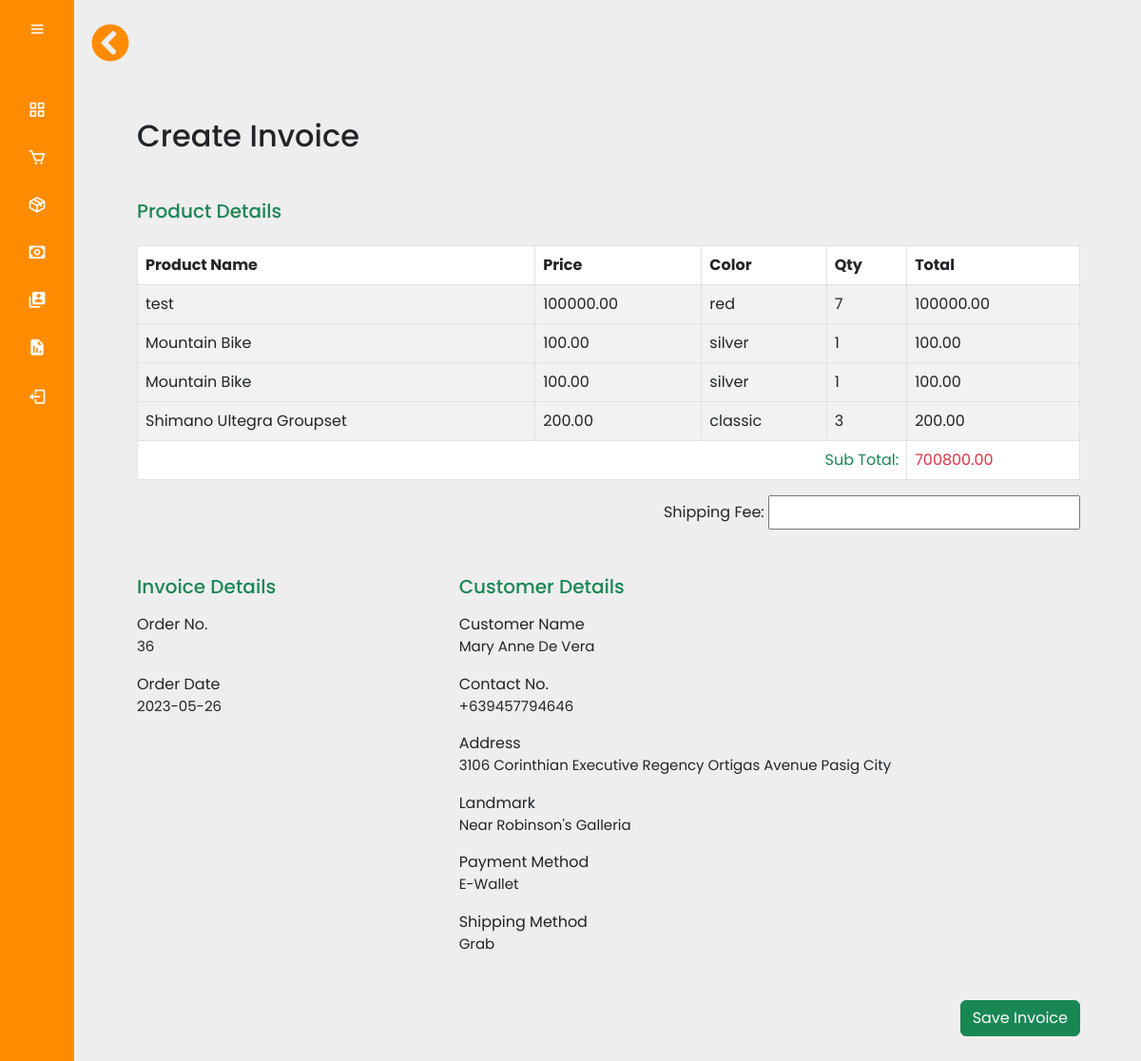
The app's page /admin/create_invoice.php?order_id=36 (signed in) with its own data.
### tables this page shows
CREATE TABLE `order_items` (
  `item_id` int(11) NOT NULL,
  `order_id` int(11) NOT NULL,
  `product_id` varchar(255) NOT NULL,
  `product_name` varchar(255) NOT NULL,
  `product_color` varchar(250) NOT NULL,
  `product_image` varchar(255) NOT NULL,
  `product_price` decimal(10,2) NOT NULL,
  `product_quantity` int(11) NOT NULL,
  `user_id` int(11) NOT NULL,
  `order_date` datetime NOT NULL DEFAULT current_timestamp()
);

CREATE TABLE `orders` (
  `order_id` int(11) NOT NULL,
  `order_cost` decimal(10,2) NOT NULL,
  `order_status` varchar(100) NOT NULL DEFAULT 'on_hold',
  `user_name` varchar(250) NOT NULL,
  `user_email` text NOT NULL,
  `user_id` int(11) NOT NULL,
  `user_phone` bigint(20) NOT NULL,
  `user_city` varchar(255) NOT NULL,
  `user_address` text NOT NULL,
  `user_landmark` text NOT NULL,
  `location_link` text NOT NULL,
  `payment_method` varchar(20) NOT NULL,
  `shipping_method` varchar(250) NOT NULL,
  `payment_image` varchar(250) NOT NULL,
  `order_date` date NOT NULL DEFAULT current_timestamp(),
  `shipping_fee` decimal(6,2) NOT NULL
);

### admin/create_invoice.php (the view, shortened to what this page needs)
<?php include('header.php'); ?>
<?php include('security.php');
include('sidemenu.php'); ?>
<?php
if(isset($_GET['order_id'])){
    $order_id = $_GET['order_id'];
    $stmt = $conn->prepare("SELECT * FROM orders WHERE order_id = ?");
    $stmt->bind_param("i", $order_id);
    $stmt->execute();
    $orders = $stmt->get_result();
    $stmt1 = $conn->prepare("SELECT * FROM order_items WHERE order_id = ?");
    $stmt1->bind_param("i", $order_id);
    $stmt1->execute();
    $order_items = $stmt1->get_result();
}else if(isset($_POST['invoice_submit'])){
    $order_id = $_POST['order_id'];
    $shipping_fee = $_POST['shipping_fee'];
    $stmt = $conn->prepare("UPDATE orders SET shipping_fee=? WHERE order_id = ?");
    $stmt->bind_param('si', $shipping_fee, $order_id);
    $stmt->execute();
    if($stmt->execute()){
    header('location: invoice.php?invoice_created=Invoice has been created successfully!');
    }else{
    header('location: invoice.php?invoice_failed=Error occured, Please try again.');
    }
}else{
    header('location: view_order.php');
}
?>
<div class="main-content">
<a href="invoice.php" class="return"><i class="fas fa-chevron-circle-left"></i></a>
    <div class="container p-5">
        <h2 class="form-weight-bold mb-5">Create Invoice</h2>
        <form method='POST' action='create_invoice.php'>
        <div class='row'>
                <div class='col-md-12'>
                    <h5 class='text-success mb-4'>Product Details</h5>
                    <table class='table table-bordered table-striped table-hover'>
                    <thead>
                        <tr>
                        <th>Product Name</th>
                        <th>Price</th>
                        <th>Color</th>
                        <th>Qty</th>
                        <th>Total</th>
                        </tr>
                    </thead>
                    <?php while($row = $order_items->fetch_assoc()){ ?>
                    <tbody id='product_tbody'>
                        <tr>
                        <td><?php echo $row['product_name']; ?></td>
                        <td><?php echo $row['product_price']; ?></td>
                        <td><?php echo $row['product_color']; ?></td>
                        <td><?php echo $row['product_quantity']; ?></td>
                        <td><?php echo $row['product_price']; ?></td>
                        </tr>
                    </tbody>
                    <?php } ?>
                    <?php while($row = $orders->fetch_assoc()){ ?>
                    <tfoot>
                        <tr>
                        <td colspan='4' class='text-right text-success' style="text-align: end;">Sub Total:</td>
                        <td class="text-danger"><?php echo $row['order_cost']; ?></td>
                        </tr>
                    </tfoot>
                    </table>
                    <p class='text-right' style="text-align: end;">Shipping Fee: <input type='number' name='shipping_fee' id='shipping_fee' class='p-1' required></p>
                </div>
                </div>
                <div class='row'>
                <div class='col-md-4 mt-3'>
                    <h5 class='text-success mt-3'>Invoice Details</h5>
                    <div class='form-group my-3'>
                    <label>Order No.</label>
                    <p style="font-size: 15px;"><?php echo $row['order_id'] ?>
                    </div>
                    <div class='form-group my-3'>
                    <label>Order Date</label>
                    <p style="font-size: 15px;"><?php echo $row['order_date'] ?>
                    </div>
                </div>
                <div class='col-md-8 mt-3'>
                    <h5 class='text-success mt-3'>Customer Details</h5>
                    <div class='form-group my-3'>
                    <label>Customer Name</label>
                    <p style="font-size: 15px;"><?php echo $row['user_name'] ?></p>
                    </div>
                    <div class='form-group my-3'>
                    <label>Contact No.</label>
                    <p style="font-size: 15px;"><?php echo "+63".$row['user_phone'] ?></p>
                    </div>
                    <div class='form-group my-3'>
                    <label>Address</label>
                    <p style="font-size: 15px;"><?php echo $row['user_address'] ?></p>
                    </div>
                    <div class='form-group my-3'>
                    <label>Landmark</label>
                    <p style="font-size: 15px;"><?php echo $row['user_landmark'] ?></p>
                    </div>
                    <div class='form-group my-3'>
                    <label>Payment Method</label>
                    <p style="font-size: 15px;"><?php echo $row['payment_method'] ?></p>
                    </div>
                    <div class='form-group my-3 mb-5'>
                    <label>Shipping Method</label>
                    <p style="font-size: 15px;"><?php echo $row['shipping_method'] ?></p>
                    </div>
                </div>
                <?php } ?>
                </div>
                <input type='submit' name='invoice_submit' value='Save Invoice' class='btn btn-success' style=" float: right;">
            </form>
        </div>
    </div>

### assets/css/admin_style.css (style rules this page uses)
* { margin: 0; padding: 0; box-sizing: border-box; font-family: 'Poppins', sans-serif; }
body { background-color: #eee; }
.main-content { position: relative; min-height: 100vh; top: 0; left: 80px; transition: all 0.5s ease; width: calc(100% - 80px); padding: 1rem; }
.return { font-size: 2.5rem; color: darkorange; }

### records on screen
order_items: product_name "test", product_price "100000.00", product_color "red", product_quantity "7"
order_items: product_name "Mountain Bike", product_price "100.00", product_color "silver", product_quantity "1"
order_items: product_name "Mountain Bike", product_price "100.00", product_color "silver", product_quantity "1"
order_items: product_name "Shimano Ultegra Groupset", product_price "200.00", product_color "classic", product_quantity "3"
orders: order_cost "700800.00", order_id "36", order_date "2023-05-26", user_name "Mary Anne De Vera", user_phone "9457794646", user_address "3106 Corinthian Executive Regency Ortigas Avenue Pasig City", user_landmark "Near Robinson's Galleria", payment_method "E-Wallet", shipping_method "Grab"
